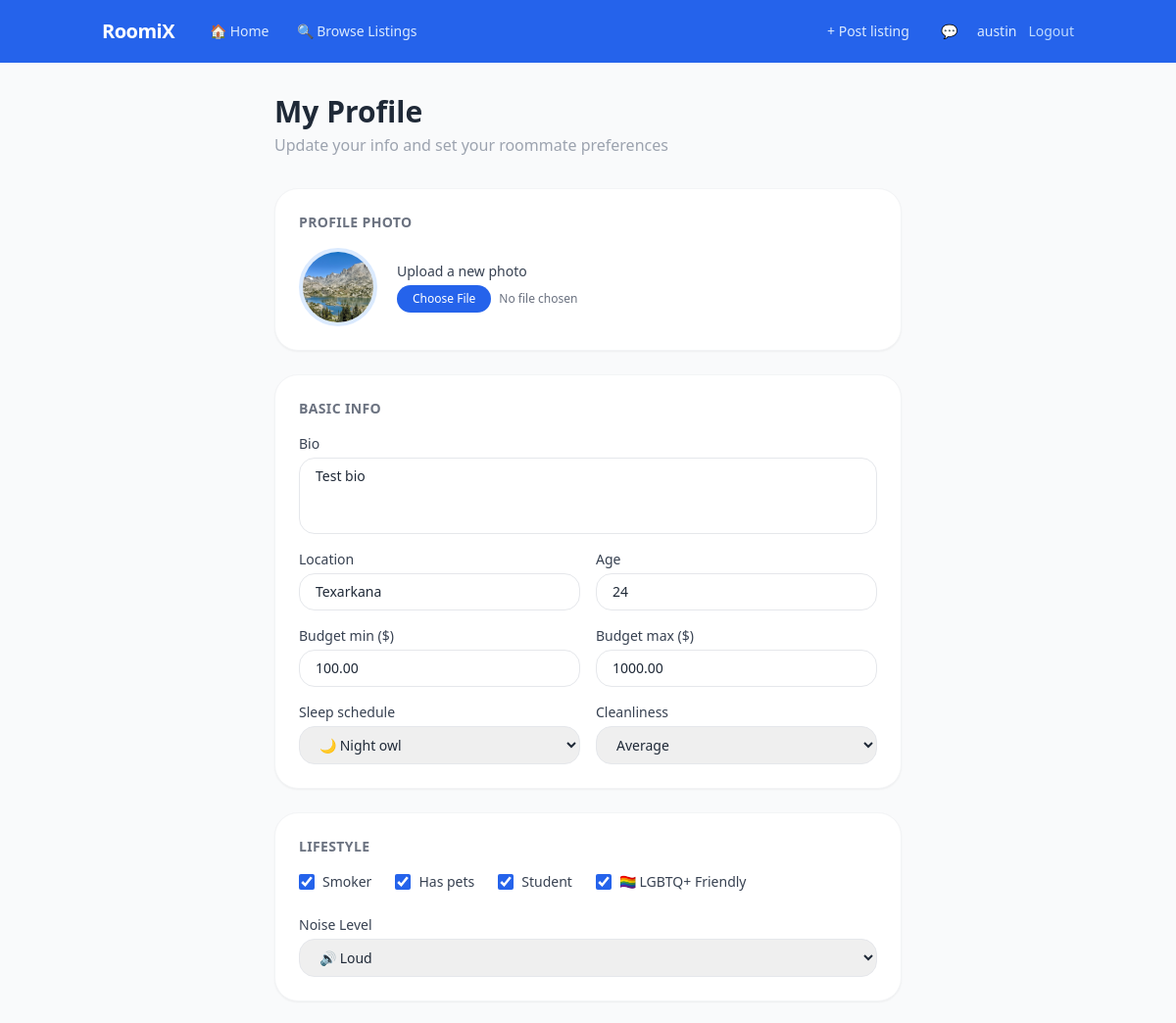
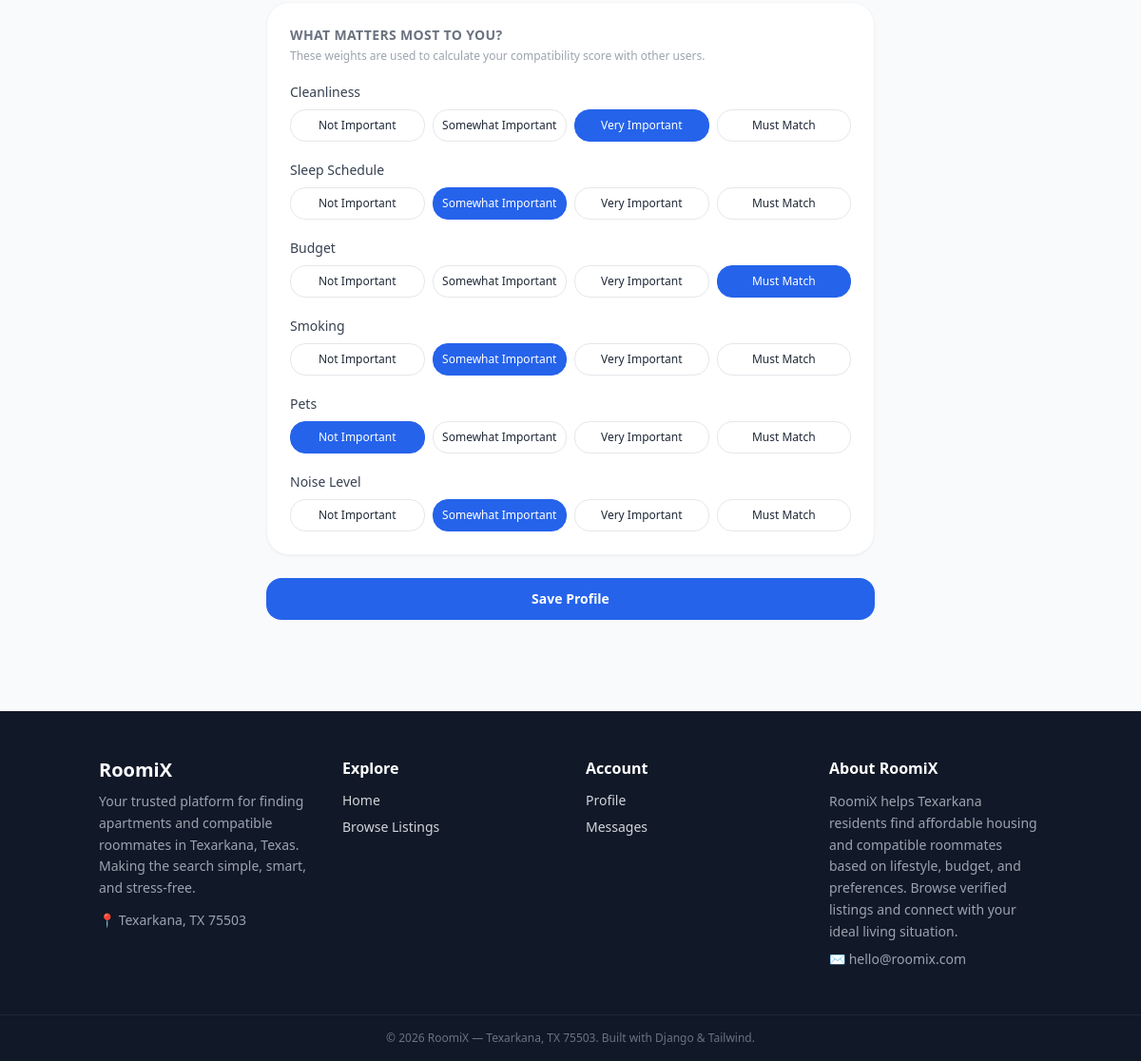
/profile/ (signed in), run on the app's committed database (2 pictures, top to bottom).
### core/models.py (models this page shows, shortened)
class Profile(models.Model):
    user = models.OneToOneField(User, on_delete=models.CASCADE, related_name='profile')
    bio = models.TextField(blank=True)
    age = models.PositiveIntegerField(null=True, blank=True)
    budget_min = models.DecimalField(max_digits=10, decimal_places=2, null=True, blank=True)
    budget_max = models.DecimalField(max_digits=10, decimal_places=2, null=True, blank=True)
    location = models.CharField(max_length=255, blank=True)
    is_smoker = models.BooleanField(default=False)
    has_pets = models.BooleanField(default=False)
    is_student = models.BooleanField(default=True)
    CLEANLINESS_CHOICES = [
        (1, 'Messy'),
        (2, 'Average'),
        (3, 'Very Clean'),
    ]
    cleanliness = models.IntegerField(choices=CLEANLINESS_CHOICES, null=True, blank=True)
    SLEEP_CHOICES = [
        ('early', 'Early Bird'),
        ('night', 'Night Owl'),
    ]
    sleep_schedule = models.CharField(max_length=10, choices=SLEEP_CHOICES, blank=True)
    is_lgbtq_friendly = models.BooleanField(default=False)
    NOISE_CHOICES = [
        ('quiet', 'Quiet'),
        ('moderate', 'Moderate'),
         ('loud', 'Loud'),
    ]
    noise_level = models.CharField(max_length=10, choices=NOISE_CHOICES, blank=True)
    image = models.ImageField(upload_to='profile_pics/', default='default_profile.jpg')
    created_at = models.DateTimeField(auto_now_add=True)
    IMPORTANCE_CHOICES = [
        (0 , 'Not Important'),
        (1 , 'Somewhat Important'),
        (2 , 'Very Important'),
        (3 , 'Must Match'),
    ]
    cleanliness_importance = models.IntegerField(choices=IMPORTANCE_CHOICES , default=1)
    sleep_schedule_importance = models.IntegerField(choices=IMPORTANCE_CHOICES , default=1)
    budget_importance = models.IntegerField(choices=IMPORTANCE_CHOICES , default=1)
    smoker_importance = models.IntegerField(choices=IMPORTANCE_CHOICES , default=1)
    pets_importance = models.IntegerField(choices=IMPORTANCE_CHOICES , default=1)
    noise_level_importance = models.IntegerField(choices=IMPORTANCE_CHOICES, default=1)

### core/views.py (the view, shortened to what this page needs)
# urls.py: path('profile/', views.ProfileView.as_view(), name='profile'),
class ProfileView(LoginRequiredMixin, View):
    LIFESTYLE_FIELDS = [
        ('is_smoker', 'Smoker'),
        ('has_pets', 'Has pets'),
        ('is_student', 'Student'),
    ]
    IMPORTANCE_FIELDS = [
        ('cleanliness_importance', 'Cleanliness'),
        ('sleep_schedule_importance', 'Sleep Schedule'),
        ('budget_importance', 'Budget'),
        ('smoker_importance', 'Smoking'),
        ('pets_importance', 'Pets'),
        ('noise_level_importance', 'Noise Level'),
    ]
    def get(self, request):
        return render(request, 'core/profile.html', {
            'profile': request.user.profile,
            'lifestyle_fields': self.LIFESTYLE_FIELDS,
            'importance_fields': self.IMPORTANCE_FIELDS,
            'importance_choices': Profile.IMPORTANCE_CHOICES,
        })

### core/templatetags/core_extras.py (called while the page is built)
@register.filter
def get_attr(obj, attr):
    return getattr(obj, attr, False)

### core/templates/core/profile.html (shortened to what this page needs)
{% extends "base.html" %}
{% load core_extras %}
{% block content %}
<div class="max-w-2xl mx-auto px-4 py-8">
  <div class="mb-8">
    <h1 class="text-3xl font-bold text-gray-800">My Profile</h1>
    <p class="text-gray-400 mt-1">Update your info and set your roommate preferences</p>
  </div>
  <form method="POST" enctype="multipart/form-data" class="flex flex-col gap-6">
    <div class="bg-white rounded-2xl shadow-sm p-6 border border-gray-100">
      <h2 class="text-sm font-semibold text-gray-500 uppercase tracking-wide mb-4">Profile Photo</h2>
      <div class="flex items-center gap-5">
        {% if profile.image %}
          <img src="{{ profile.image.url }}" alt="Your photo"
               class="w-20 h-20 rounded-full object-cover border-4 border-brand-100"/>
        {% else %}
          <div class="w-20 h-20 rounded-full bg-brand-100 flex items-center justify-center text-3xl text-brand-500 font-bold border-4 border-brand-100">
            {{ request.user.username|first|upper }}
          </div>
        {% endif %}
        <div>
          <p class="text-sm font-medium text-gray-700 mb-1">Upload a new photo</p>
          <input type="file" name="image" accept="image/*"
                 class="text-xs text-gray-500 file:mr-2 file:py-1.5 file:px-4 file:rounded-xl
                        file:border-0 file:bg-brand-500 file:text-white hover:file:bg-brand-600 file:cursor-pointer"/>
        </div>
      </div>
    </div>
    <div class="bg-white rounded-2xl shadow-sm p-6 border border-gray-100">
      <h2 class="text-sm font-semibold text-gray-500 uppercase tracking-wide mb-4">Basic Info</h2>
      <div class="flex flex-col gap-4">
        <div class="flex flex-col gap-1">
          <label class="text-sm font-medium text-gray-700">Bio</label>
          <textarea name="bio" rows="3"
                    class="border border-gray-200 rounded-xl px-4 py-2 text-sm focus:outline-none focus:ring-2 focus:ring-brand-500 resize-none"
                    placeholder="Tell potential roommates a little about yourself...">{{ profile.bio }}</textarea>
        </div>
        <div class="grid grid-cols-2 gap-4">
          <div class="flex flex-col gap-1">
            <label class="text-sm font-medium text-gray-700">Location</label>
            <input type="text" name="location" value="{{ profile.location }}"
                   placeholder="Texarkana, TX"
                   class="border border-gray-200 rounded-xl px-4 py-2 text-sm focus:outline-none focus:ring-2 focus:ring-brand-500"/>
          </div>
          <div class="flex flex-col gap-1">
            <label class="text-sm font-medium text-gray-700">Age</label>
            <input type="number" name="age" value="{{ profile.age|default:'' }}"
                   class="border border-gray-200 rounded-xl px-4 py-2 text-sm focus:outline-none focus:ring-2 focus:ring-brand-500"/>
          </div>
        </div>
        <div class="grid grid-cols-2 gap-4">
          <div class="flex flex-col gap-1">
            <label class="text-sm font-medium text-gray-700">Budget min ($)</label>
            <input type="number" name="budget_min" value="{{ profile.budget_min|default:'' }}"
                   class="border border-gray-200 rounded-xl px-4 py-2 text-sm focus:outline-none focus:ring-2 focus:ring-brand-500"/>
          </div>
          <div class="flex flex-col gap-1">
            <label class="text-sm font-medium text-gray-700">Budget max ($)</label>
            <input type="number" name="budget_max" value="{{ profile.budget_max|default:'' }}"
                   class="border border-gray-200 rounded-xl px-4 py-2 text-sm focus:outline-none focus:ring-2 focus:ring-brand-500"/>
          </div>
        </div>
        <div class="grid grid-cols-2 gap-4">
          <div class="flex flex-col gap-1">
            <label class="text-sm font-medium text-gray-700">Sleep schedule</label>
            <select name="sleep_schedule"
                    class="border border-gray-200 rounded-xl px-4 py-2 text-sm focus:outline-none focus:ring-2 focus:ring-brand-500">
              <option value="night" {% if profile.sleep_schedule == 'night' %}selected{% endif %}>🌙 Night owl</option>
            </select>
          </div>
          <div class="flex flex-col gap-1">
            <label class="text-sm font-medium text-gray-700">Cleanliness</label>
            <select name="cleanliness"
                    class="border border-gray-200 rounded-xl px-4 py-2 text-sm focus:outline-none focus:ring-2 focus:ring-brand-500">
              {% for val, label in profile.CLEANLINESS_CHOICES %}
                <option value="{{ val }}" {% if profile.cleanliness == val %}selected{% endif %}>{{ label }}</option>
              {% endfor %}
            </select>
          </div>
        </div>
      </div>
    </div>
<div class="bg-white rounded-2xl shadow-sm p-6 border border-gray-100">
  <h2 class="text-sm font-semibold text-gray-500 uppercase tracking-wide mb-4">Lifestyle</h2>
  <div class="flex flex-wrap gap-6 mb-6">
    {% for name, label in lifestyle_fields %}
      <label class="flex items-center gap-2 cursor-pointer text-sm text-gray-700">
        <input type="checkbox" name="{{ name }}" {% if profile|get_attr:name %}checked{% endif %}
               class="accent-brand-500 w-4 h-4"/>
        {{ label }}
      </label>
    {% endfor %}
    <label class="flex items-center gap-2 cursor-pointer text-sm text-gray-700">
      <input type="checkbox" name="is_lgbtq_friendly" {% if profile.is_lgbtq_friendly %}checked{% endif %}
             class="accent-brand-500 w-4 h-4"/>
      🏳️‍🌈 LGBTQ+ Friendly
    </label>
  </div>
  <div class="flex flex-col gap-1">
    <label class="text-sm font-medium text-gray-700">Noise Level</label>
    <select name="noise_level"
            class="border border-gray-200 rounded-xl px-4 py-2 text-sm focus:outline-none focus:ring-2 focus:ring-brand-500">
      <option value="loud" {% if profile.noise_level == 'loud' %}selected{% endif %}>🔊 Loud</option>
    </select>
  </div>
</div>
    <div class="bg-white rounded-2xl shadow-sm p-6 border border-gray-100">
      <h2 class="text-sm font-semibold text-gray-500 uppercase tracking-wide mb-1">What Matters Most to You?</h2>
      <p class="text-xs text-gray-400 mb-5">These weights are used to calculate your compatibility score with other users.</p>
      <div class="flex flex-col gap-5">
        {% for field, label in importance_fields %}
          <div>
            <p class="text-sm font-medium text-gray-700 mb-2">{{ label }}</p>
            <div class="grid grid-cols-4 gap-2">
              {% for val, name in importance_choices %}
                <label class="cursor-pointer">
                  <div class="text-center text-xs border border-gray-200 rounded-xl py-2 px-1
                              peer-checked:bg-brand-500 peer-checked:text-white peer-checked:border-brand-500
                              hover:border-brand-400 transition cursor-pointer">
                    {{ name }}
                  </div>
                </label>
              {% endfor %}
            </div>
          </div>
        {% endfor %}
      </div>
    </div>
    <button type="submit"
            class="bg-brand-500 hover:bg-brand-600 text-white py-3 rounded-xl font-semibold transition text-sm">
      Save Profile
    </button>
  </form>
</div>
{% endblock %}

### core/templates/includes/_navbar.html (shortened to what this page needs)
<nav class="bg-brand-500 sticky top-0 z-50">
  <div class="max-w-5xl mx-auto px-4 h-16 flex items-center justify-between">
    <div class="flex items-center gap-6">
      <a href="{% url 'home' %}" class="text-white font-bold text-xl tracking-tight">RoomiX</a>
      <div class="hidden sm:flex items-center gap-1">
        <a href="{% url 'home' %}"
           class="text-blue-100 hover:text-white px-3 py-1.5 rounded-lg text-sm transition flex items-center gap-1">
          🏠 Home
        </a>
        <a href="{% url 'listing-list' %}"
           class="text-blue-100 hover:text-white px-3 py-1.5 rounded-lg text-sm transition flex items-center gap-1">
          🔍 Browse Listings
        </a>
      </div>
    </div>
    <div class="flex items-center gap-3 text-sm">
      {% if user.is_authenticated %}
        <a href="{% url 'listing-create' %}"
           class="text-blue-100 hover:text-white px-3 py-1.5 rounded-lg text-sm transition">
          + Post listing
        </a>
        <a href="{% url 'inbox' %}" class="relative text-blue-100 hover:text-white transition px-2">
          💬
        </a>
        <a href="{% url 'profile' %}" class="text-blue-100 hover:text-white transition">
          {{ user.username }}
        </a>
        <form method="POST" action="{% url 'logout' %}">
          <button type="submit" class="text-blue-200 hover:text-white transition">Logout</button>
        </form>
      {% endif %}
    </div>
  </div>
</nav>

### data on the page
Profile: image (picture), bio "Test bio", location "Texarkana", age "24", budget_min "100.00", budget_max "1000.00", sleep_schedule "🌙 Night owl", cleanliness "Average", is_smoker "☑" "☑" "☑", is_lgbtq_friendly "☑", noise_level "🔊 Loud"

### other printed values
{{ user.username }} "austin"
{{ label }} "Smoker" "Has pets" "Student"
{{ label }} "Cleanliness" "Sleep Schedule" "Budget" "Smoking" "Pets" "Noise Level"
{{ name }} "Not Important" "Somewhat Important" "Very Important" "Must Match" "Not Important" "Somewhat Important" "Very Important" "Must Match" "Not Important" "Somewhat Important" "Very Important" "Must Match" "Not Important" "Somewhat Important" "Very Important" "Must Match" "Not Important" "Somewhat Important" "Very Important" "Must Match" "Not Important" "Somewhat Important" "Very Important" "Must Match"
